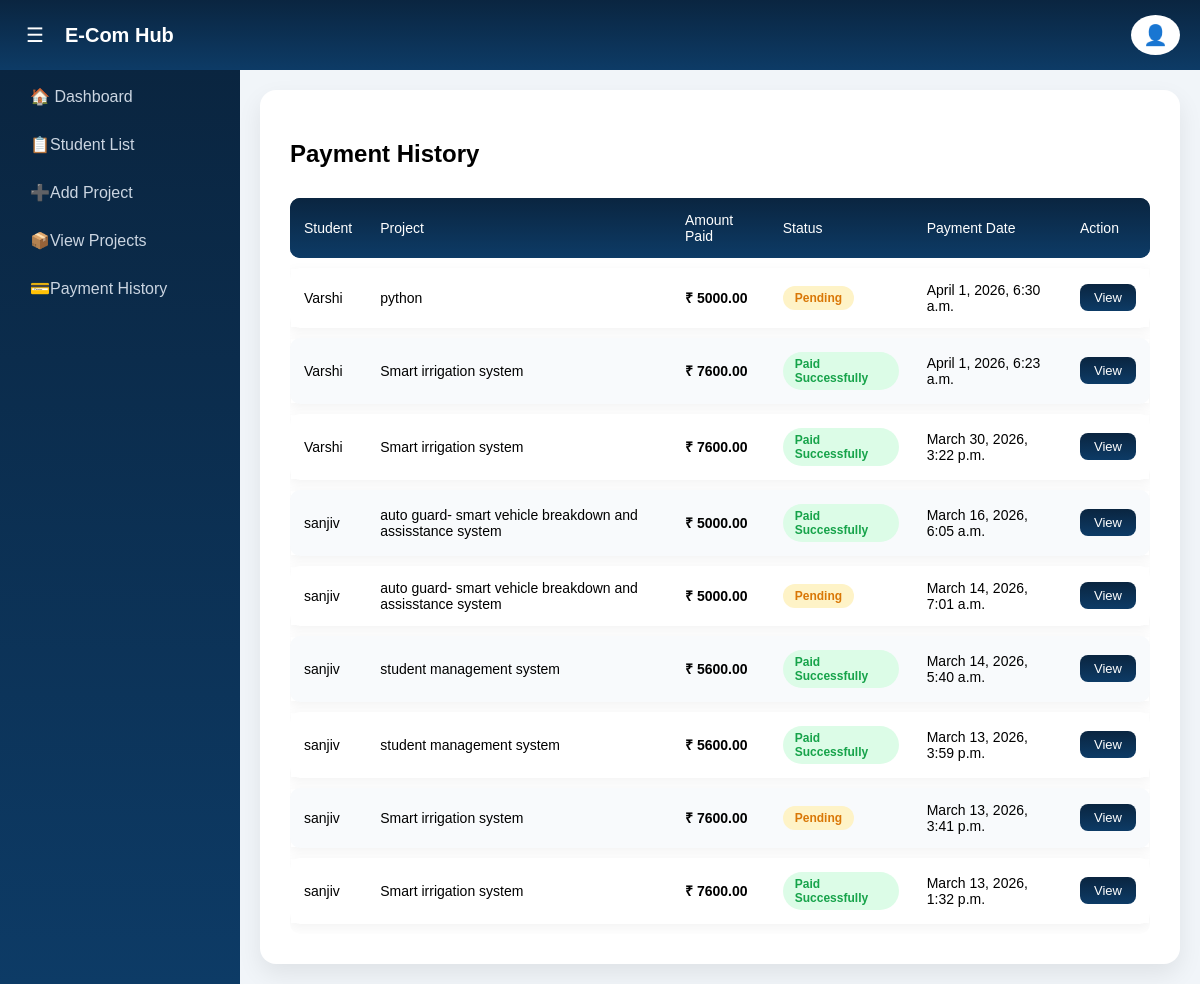
The page /admin-payment_history/ (signed in) on the database its author committed.
### ecom_app/models.py (models this page shows, shortened)
class Payment(models.Model):
    PAYMENT_STATUS = (
        ('PENDING', 'Pending'),
        ('SUCCESS', 'Success'),
        ('FAILED', 'Failed'),
    )
    PAYMENT_MODE = (
        ('UPI', 'UPI'),
        ('DEBIT_CARD', 'Debit Card'),
        ('CREDIT_CARD', 'Credit Card'),
        ('WALLET', 'Wallet'),
    )
    user = models.ForeignKey(CustomUser, on_delete=models.CASCADE)
    project = models.ForeignKey(Project, on_delete=models.CASCADE)
    transaction_id = models.CharField(max_length=255, unique=True)
    phonepe_transaction_id = models.CharField(max_length=255, blank=True, null=True)
    payment_mode = models.CharField(max_length=20, choices=PAYMENT_MODE)
    amount = models.DecimalField(max_digits=10, decimal_places=2)
    status = models.CharField(max_length=10, choices=PAYMENT_STATUS, default='PENDING')
    payment_response = models.TextField(blank=True, null=True)
    created_at = models.DateTimeField(default=timezone.now)

class CustomUser(AbstractUser):
    ROLE_CHOICES = (
        ('ADMIN', 'Admin'),
        ('STUDENT', 'Student'),
    )
    role = models.CharField(max_length=10, choices=ROLE_CHOICES, default='STUDENT')
    phone_number = models.CharField(max_length=15, null=True, blank=True)
    college_name = models.CharField(max_length=255, null=True, blank=True)
    department = models.CharField(max_length=255, null=True, blank=True)
    year_of_study = models.CharField(max_length=50, null=True, blank=True)
    address = models.TextField(max_length=255, null=True, blank=True)
    city = models.CharField(max_length=100, null=True, blank=True)
    state = models.CharField(max_length=100, null=True, blank=True)
    pincode = models.CharField(max_length=10, null=True, blank=True)
    is_student_registered = models.BooleanField(default=False)
    is_student_registered = models.BooleanField(default=False)

class Project(models.Model):
    CATEGORY_CHOICES = (
        ('AI', 'Artificial Intelligence'),
        ('ML', 'Machine Learning'),
        ('DL', 'Deep Learning'),
        ('WEB', 'Web Development'),
        ('IOT', 'Internet of Things'),
        ('DATA', 'Data Science'),
    )
    title = models.CharField(max_length=255)
    video = models.FileField(upload_to='videos/', null=True, blank=True)
    description = models.TextField()
    category = models.CharField(max_length=50, choices=CATEGORY_CHOICES)
    price = models.DecimalField(max_digits=10, decimal_places=2)
    google_drive_link = models.URLField()
    project_image = models.ImageField(upload_to='projects/', null=True, blank=True)
    created_at = models.DateTimeField(auto_now_add=True)

### ecom_app/views.py (the view)
# urls.py: path('admin-payment_history/', views.admin_payment_history, name='admin_payment_history'),
@login_required
def admin_payment_history(request):
    payments = Payment.objects.select_related('user', 'project').order_by('-created_at')
    return render(request, 'store/admin_payment_history.html', {
        'payments': payments
    })

### ecom_app/templates/store/admin_payment_history.html (shortened to what this page needs)
{% extends "store/admin_base.html" %}
{% block content %}
<div class="page-card">
   <h2 class="page-title">Payment History</h2>
   <table>
      <thead>
         <tr>
            <th>Student</th>
            <th>Project</th>
            <th>Amount Paid</th>
            <th>Status</th>
            <th>Payment Date</th>
            <th>Action</th>
         </tr>
      </thead>
      <tbody>
         {% for payment in payments %}
         <tr>
            <td>{{ payment.user.username }}</td>
            <td>{{ payment.project.title }}</td>
            <td class="amount">₹ {{ payment.amount }}</td>
            <td>
               {% if payment.status == "SUCCESS" %}
               <span class="status status-success">Paid Successfully</span>
               {% else %}
               <span class="status status-pending">Pending</span>
               {% endif %}
            </td>
            <td>{{ payment.created_at }}</td>
            <td>
               <a href="{% url 'admin_payment_details' payment.id %}">
                  <button class="action-btn">View</button>
               </a>
            </td>
         </tr>
         {% empty %}
         <tr>
            <td colspan="6" class="no-data">
               No payment records found
            </td>
         </tr>
         {% endfor %}
      </tbody>
   </table>
</div>
{% endblock %}

### ecom_app/templates/store/admin_base.html (style rules this page uses)
body { margin: 0; font-family: Arial, Helvetica, sans-serif; background: #f1f5f9; }
table { width: 100%; border-collapse: collapse; background: white; border-radius: 10px; overflow: hidden; margin-top: 15px; }
th { background: #0f172a; color: white; padding: 12px; }
td { padding: 10px; }
tr:nth-child(even) { background: #f8fafc; }

### ecom_app/templates/store/admin_payment_history.html (style rules this page uses)
.page-card { background: #ffffff; padding: 30px; border-radius: 16px; box-shadow: 0 10px 25px rgba(0, 0, 0, 0.08); }
.page-title { font-size: 24px; font-weight: 600; margin-bottom: 20px; color: linear-gradient(180deg, #0a2540, #0d3b66); }
table { width: 100%; border-collapse: separate; border-spacing: 0 10px; }
thead tr { background: linear-gradient(180deg, #0a2540, #0d3b66); color: white; }
thead th { padding: 14px; text-align: left; font-size: 14px; font-weight: 500; background:linear-gradient(180deg, #0a2540, #0d3b66); ; }
thead th:first-child { border-top-left-radius: 10px; border-bottom-left-radius: 10px; }
thead th:last-child { border-top-right-radius: 10px; border-bottom-right-radius: 10px; }
tbody tr { background: #ffffff; box-shadow: 0 4px 12px rgba(0,0,0,0.05); transition: all 0.2s ease; }
tbody td { padding: 14px; font-size: 14px; color:linear-gradient(180deg, #0a2540, #0d3b66); }
tbody td:first-child { border-top-left-radius: 10px; border-bottom-left-radius: 10px; }
tbody td:last-child { border-top-right-radius: 10px; border-bottom-right-radius: 10px; }
.status { padding: 5px 12px; border-radius: 20px; font-size: 12px; font-weight: 600; display: inline-block; }
.status-success { background: #dcfce7; color: #16a34a; }
.status-pending { background: #fef3c7; color: #d97706; }
.amount { font-weight: 600; color: linear-gradient(180deg, #0a2540, #0d3b66); }
.action-btn { background: linear-gradient(180deg, #0a2540, #0d3b66); color: white; border: none; padding: 6px 14px; border-radius: 8px; font-size: 13px; cursor: pointer; transition: 0.2s; }

### rows shown on the page
Payment: user.username "Varshi", project "python", amount "5000.00", status "Pending", created_at "April 1, 2026, 6:30 a.m."
Payment: user.username "Varshi", project "Smart irrigation system", amount "7600.00", status "Paid Successfully", created_at "April 1, 2026, 6:23 a.m."
Payment: user.username "Varshi", project "Smart irrigation system", amount "7600.00", status "Paid Successfully", created_at "March 30, 2026, 3:22 p.m."
Payment: user.username "sanjiv", project "auto guard- smart vehicle breakdown and assisstance system", amount "5000.00", status "Paid Successfully", created_at "March 16, 2026, 6:05 a.m."
Payment: user.username "sanjiv", project "auto guard- smart vehicle breakdown and assisstance system", amount "5000.00", status "Pending", created_at "March 14, 2026, 7:01 a.m."
Payment: user.username "sanjiv", project "student management system", amount "5600.00", status "Paid Successfully", created_at "March 14, 2026, 5:40 a.m."
Payment: user.username "sanjiv", project "student management system", amount "5600.00", status "Paid Successfully", created_at "March 13, 2026, 3:59 p.m."
Payment: user.username "sanjiv", project "Smart irrigation system", amount "7600.00", status "Pending", created_at "March 13, 2026, 3:41 p.m."
Payment: user.username "sanjiv", project "Smart irrigation system", amount "7600.00", status "Paid Successfully", created_at "March 13, 2026, 1:32 p.m."
